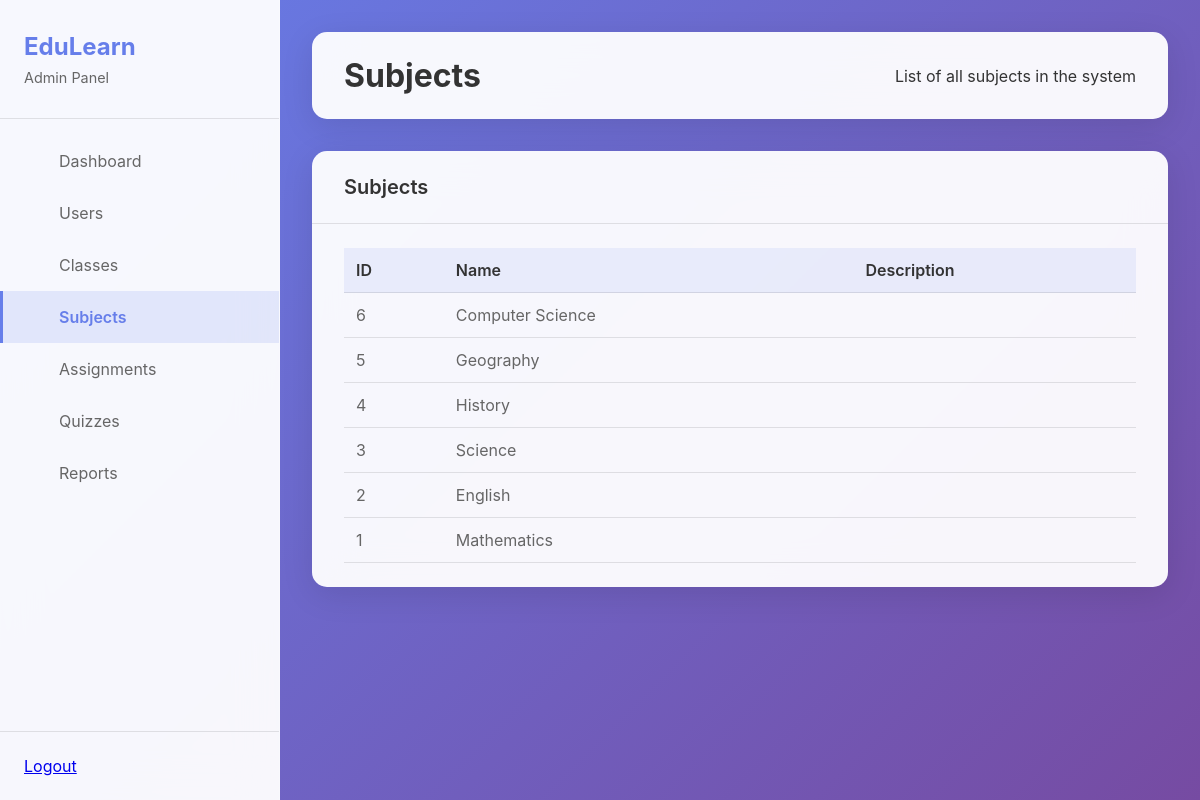
The app's page /admin/subjects.php (signed in) with its own data.
### tables this page shows
CREATE TABLE IF NOT EXISTS subjects (
  id INT AUTO_INCREMENT PRIMARY KEY,
  name VARCHAR(100) NOT NULL,  
  description TEXT,
  created_at TIMESTAMP DEFAULT CURRENT_TIMESTAMP
);

### admin/subjects.php (the view, shortened to what this page needs)
<?php
require_once '../config/db.php';
$query = "SELECT * FROM subjects ORDER BY id DESC";
$result = $conn->query($query);
?>
<!DOCTYPE html>
<html lang="en">
<head>
    <link rel="stylesheet" href="../assets/css/dashboard.css">
</head>
<body>
    <div class="dashboard-container">
        <?php include('sidebar.php'); ?>
        <main class="main-content">
            <header class="content-header">
                <h1>Subjects</h1>
                <p>List of all subjects in the system</p>
            </header>
            <div class="content-card">
                <div class="card-header">
                    <h3>Subjects</h3>
                </div>
                <div class="card-content">
                    <?php if ($result->num_rows > 0): ?>
                    <table class="data-table">
                        <thead>
                            <tr>
                                <th>ID</th>
                                <th>Name</th>
                                <th>Description</th>
                            </tr>
                        </thead>
                        <tbody>
                            <?php while ($row = $result->fetch_assoc()): ?>
                            <tr>
                                <td><?= $row['id']; ?></td>
                                <td><?= htmlspecialchars($row['name']); ?></td>
                                <td><?= htmlspecialchars($row['description']); ?></td>
                            </tr>
                            <?php endwhile; ?>
                        </tbody>
                    </table>
                    <?php else: ?>
                    <p>No subjects found.</p>
                    <?php endif; ?>
                </div>
            </div>
        </main>
    </div>
</body>
</html>

### assets/css/dashboard.css (style rules this page uses)
* { margin: 0; padding: 0; box-sizing: border-box; }
body { font-family: 'Inter', sans-serif; background: linear-gradient(135deg, #667eea 0%, #764ba2 100%); min-height: 100vh; color: #333; }
.dashboard-container { display: flex; min-height: 100vh; }
.main-content { flex: 1; margin-left: 280px; padding: 2rem; overflow-y: auto; }
.content-header { display: flex; justify-content: space-between; align-items: center; margin-bottom: 2rem; background: rgba(255, 255, 255, 0.95); backdrop-filter: blur(20px); padding: 1.5rem 2rem; border-radius: 15px; box-shadow: 0 8px 32px rgba(0, 0, 0, 0.1); }
.content-card { background: rgba(255, 255, 255, 0.95); backdrop-filter: blur(20px); border-radius: 15px; box-shadow: 0 8px 32px rgba(0, 0, 0, 0.1); overflow: hidden; }
.card-header { display: flex; justify-content: space-between; align-items: center; padding: 1.5rem 2rem; border-bottom: 1px solid rgba(0, 0, 0, 0.1); }
.card-header h3 { color: #333; font-size: 1.25rem; font-weight: 600; }
.card-content { padding: 1.5rem 2rem; }
.data-table { width: 100%; border-collapse: collapse; }
.data-table th, .data-table td { padding: 0.75rem; text-align: left; border-bottom: 1px solid rgba(0, 0, 0, 0.1); }
.data-table th { font-weight: 600; color: #333; background: rgba(102, 126, 234, 0.1); }
.data-table td { color: #666; }

### records on screen
subjects: id "6", name "Computer Science"
subjects: id "5", name "Geography"
subjects: id "4", name "History"
subjects: id "3", name "Science"
subjects: id "2", name "English"
subjects: id "1", name "Mathematics"
